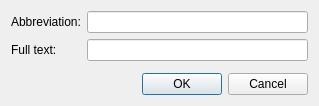
<?xml version="1.0" encoding="UTF-8"?>
<ui version="4.0">
 <class>QXNAbbreviationEditDialog</class>
 <widget class="QDialog" name="QXNAbbreviationEditDialog">
  <property name="geometry">
   <rect>
    <x>0</x>
    <y>0</y>
    <width>319</width>
    <height>106</height>
   </rect>
  </property>
  <property name="windowTitle">
   <string>Edit abbreviation</string>
  </property>
  <layout class="QVBoxLayout" name="verticalLayout">
   <item>
    <layout class="QFormLayout" name="formLayout">
     <item row="0" column="0">
      <widget class="QLabel" name="abbreviationLabel">
       <property name="text">
        <string>Abbreviation:</string>
       </property>
      </widget>
     </item>
     <item row="0" column="1">
      <widget class="QLineEdit" name="abbreviationEdit"/>
     </item>
     <item row="1" column="0">
      <widget class="QLabel" name="fullTextLabel">
       <property name="text">
        <string>Full text:</string>
       </property>
      </widget>
     </item>
     <item row="1" column="1">
      <widget class="QLineEdit" name="fullTextEdit"/>
     </item>
    </layout>
   </item>
   <item>
    <widget class="QDialogButtonBox" name="buttonBox">
     <property name="orientation">
      <enum>Qt::Horizontal</enum>
     </property>
     <property name="standardButtons">
      <set>QDialogButtonBox::Cancel|QDialogButtonBox::Ok</set>
     </property>
    </widget>
   </item>
  </layout>
 </widget>
 <resources/>
 <connections>
  <connection>
   <sender>buttonBox</sender>
   <signal>accepted()</signal>
   <receiver>QXNAbbreviationEditDialog</receiver>
   <slot>accept()</slot>
   <hints>
    <hint type="sourcelabel">
     <x>248</x>
     <y>254</y>
    </hint>
    <hint type="destinationlabel">
     <x>157</x>
     <y>274</y>
    </hint>
   </hints>
  </connection>
  <connection>
   <sender>buttonBox</sender>
   <signal>rejected()</signal>
   <receiver>QXNAbbreviationEditDialog</receiver>
   <slot>reject()</slot>
   <hints>
    <hint type="sourcelabel">
     <x>316</x>
     <y>260</y>
    </hint>
    <hint type="destinationlabel">
     <x>286</x>
     <y>274</y>
    </hint>
   </hints>
  </connection>
 </connections>
</ui>
